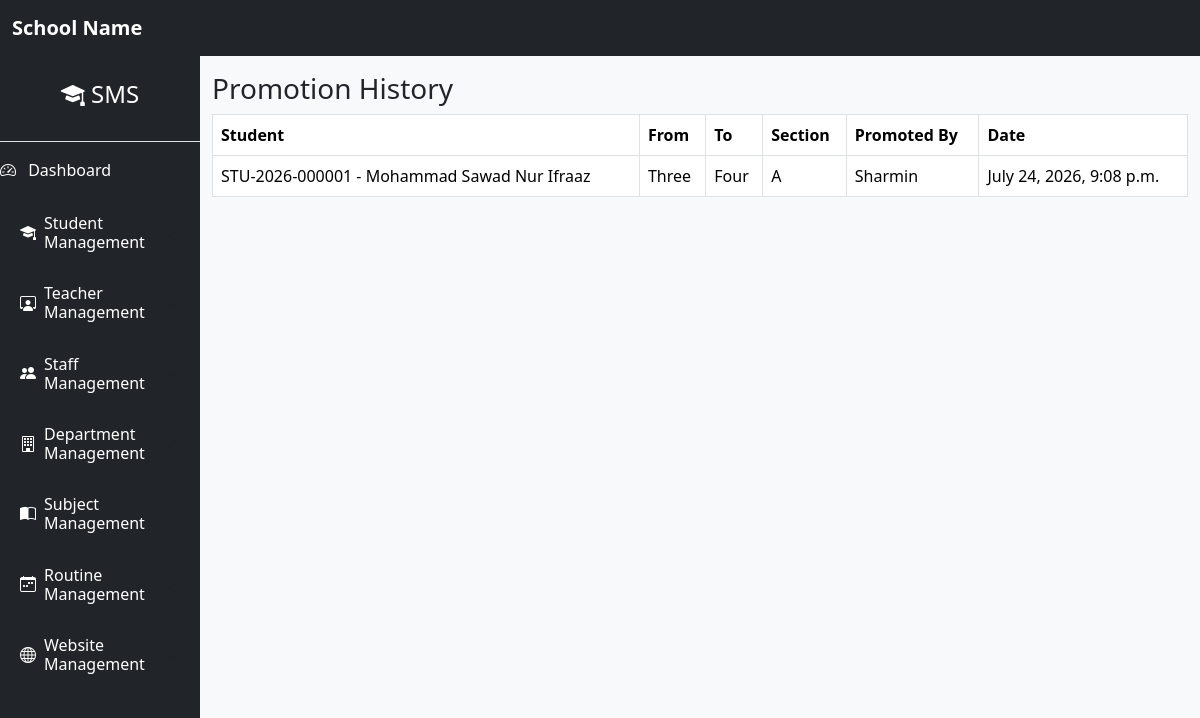
/promotion/history/, run on an earlier commit of the app's database.
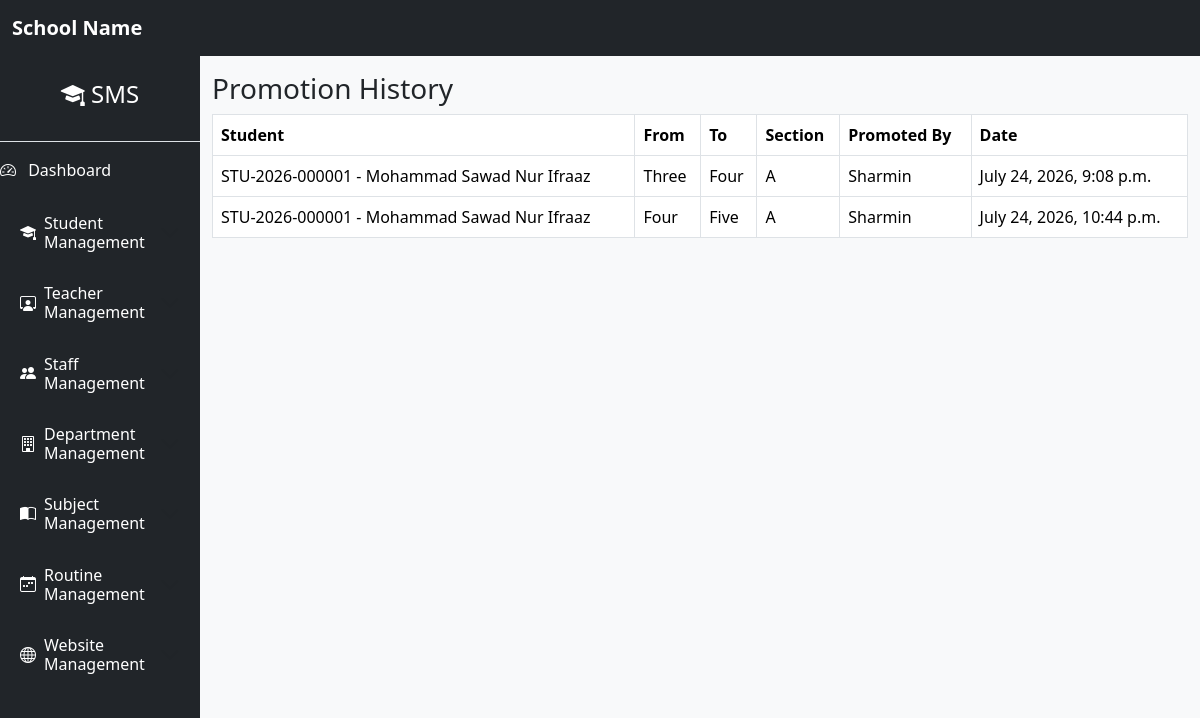
And on a later commit of the database.
### promotion/models.py (models this page shows, shortened)
class PromotionHistory(models.Model):
    student = models.ForeignKey(
        Student,
        on_delete=models.CASCADE,
    )
    from_class = models.ForeignKey(
        StudentClass,
        on_delete=models.PROTECT,
        related_name="from_class_promotions",
    )
    to_class = models.ForeignKey(
        StudentClass,
        on_delete=models.PROTECT,
        related_name="to_class_promotions",
    )
    section = models.ForeignKey(
        Section,
        on_delete=models.PROTECT,
    )
    promoted_by = models.ForeignKey(
        settings.AUTH_USER_MODEL,
        on_delete=models.SET_NULL,
        null=True,
    )
    promoted_at = models.DateTimeField(
        auto_now_add=True,
    )

### members/models.py (models this page shows, shortened)
class Student(models.Model):
    GENDER_CHOICES = [
        ('Male', 'Male'),
        ('Female', 'Female'),
        ('Other', 'Other'),
    ]
    RELIGION_CHOICES = [
        ('Islam', 'Islam'),
        ('Hindu', 'Hindu'),
        ('Buddhist', 'Buddhist'),
        ('Christian', 'Christian'),
        ('Other', 'Other'),
    ]
    created_by = models.ForeignKey(
    settings.AUTH_USER_MODEL,
    on_delete=models.SET_NULL,
    null=True,
    blank=True,
    )
    name = models.CharField(max_length=100)
    roll = models.PositiveIntegerField(
    blank=True,
    null=True,
    )
    registration_no = models.CharField(
    max_length=30,
    unique=True,
    blank=True,
    )
    student_id = models.CharField(
    max_length=20,
    unique=True,
    blank=True,
    editable=False,
    )
    session = models.ForeignKey(
    Session,
    on_delete=models.PROTECT,
    )
    student_class = models.ForeignKey(
    StudentClass,
    on_delete=models.PROTECT,
    )
    section = models.ForeignKey(
    Section,
    on_delete=models.PROTECT,
    )
    department = models.ForeignKey(
    Department,
    on_delete=models.PROTECT
    )
    email = models.EmailField(
    blank=True,
    null=True,
    )
    phone = models.CharField(max_length=11,
                             validators=[RegexValidator(regex=r'^01[3-9]\d{8}$',
                             message='Enter a valid Bangladeshi phone number.'
                              )
                              ]
                              )
    present_address = models.TextField()
    permanent_address = models.TextField()
    father_name = models.CharField(max_length=150)
    mother_name = models.CharField(max_length=150)
    dob = models.DateField()
    religion = models.CharField(
        max_length=20,
        choices=RELIGION_CHOICES
    )
    gender = models.CharField(
        max_length=10,
        choices=GENDER_CHOICES
    )
    blood_group = models.ForeignKey(
        BloodGroup,
        on_delete=models.PROTECT,
        null=True,
     blank=True,
    )
    nationality = models.CharField(
        max_length=50,
        default="Bangladeshi",
    )
    photo = models.ImageField(
        upload_to='student_images/',
        blank=True,
        null=True
    )
    previous_school = models.CharField(
    max_length=200,
    blank=True,
    )
    guardian_name = models.CharField(
    max_length=150,
    )
    guardian_phone = models.CharField(
    max_length=11,
    validators=[
        RegexValidator(
            regex=r"^01[3-9]\d{8}$",
            message="Enter a valid Bangladeshi phone number."
        )
        ]
    )
    guardian_occupation = models.CharField(
    max_length=100,
    blank=True,
    )
    created_at = models.DateTimeField(
    auto_now_add=True,
    )
    updated_at = models.DateTimeField(
    auto_now=True,
    )
    class Meta:
        constraints = [
            models.UniqueConstraint(
            fields=[
                "session",
                "student_class",
                "section",
                "department",
                "roll",
            ],
            name="unique_student_roll",
        )
        ]
    def __str__(self):
        return f"{self.student_id} - {self.name}"

### academics/models.py (models this page shows)
class StudentClass(models.Model):
    name = models.CharField(
        max_length=30,
        unique=True,
    )
    order = models.PositiveIntegerField()
    class Meta:
        ordering = ["order"]
    def __str__(self):
        return self.name

class Section(models.Model):
    name = models.CharField(
        max_length=10,
        unique=True,
    )
    class Meta:
        ordering = ["name"]
    def __str__(self):
        return self.name

### promotion/views.py (the view)
class PromotionHistoryView(ListView):
    model = PromotionHistory
    template_name = "promotion/history.html"
    context_object_name = "histories"
    paginate_by = 20
    ordering = ["-promoted_at"]
    def get_queryset(self):
        return PromotionHistory.objects.select_related(
            "student",
            "from_class",
            "to_class",
            "section",
            "promoted_by",
        )

### website/context_processors.py (called while the page is built)
def frontend_context(request):
    navigation_menus = (
        NavigationMenu.objects
        .filter(
            parent__isnull=True,
            is_active=True
        )
        .prefetch_related("children")
        .order_by("order", "name")
    )
    settings = WebsiteSettings.objects.first()
    return {
        "navigation_menus": navigation_menus,
        "school_name": settings.school_name if settings else "",
        "school_logo": settings.logo if settings else None,
    }

### promotion/templates/promotion/history.html
{% extends "base.html" %}
{% block content %}
<h3>Promotion History</h3>
<table class="table table-bordered">
    <thead>
        <tr>
            <th>Student</th>
            <th>From</th>
            <th>To</th>
            <th>Section</th>
            <th>Promoted By</th>
            <th>Date</th>
        </tr>
    </thead>
    <tbody>
    {% for item in histories %}
        <tr>
            <td>{{ item.student }}</td>
            <td>{{ item.from_class }}</td>
            <td>{{ item.to_class }}</td>
            <td>{{ item.section }}</td>
            <td>{{ item.promoted_by }}</td>
            <td>{{ item.promoted_at }}</td>
        </tr>
    {% empty %}
        <tr>
            <td colspan="6" class="text-center">
                No Promotion History
            </td>
        </tr>
    {% endfor %}
    </tbody>
</table>
{% endblock %}

What changed in the data, as far as the page shows it:
added PromotionHistory: student "STU-2026-000001 - Mohammad Sawad Nur Ifraaz", from_class "Four", to_class "Five", section "A", promoted_by "Sharmin", promoted_at "July 24, 2026, 10:44 p.m."
